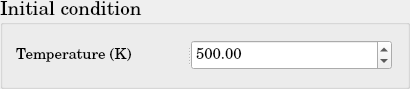
     <widget class="QGroupBox" name="DEq_InitialCondition_groupBox">
      <property name="minimumSize">
       <size>
        <width>410</width>
        <height>89</height>
       </size>
      </property>
      <property name="maximumSize">
       <size>
        <width>410</width>
        <height>89</height>
       </size>
      </property>
      <property name="font">
       <font>
        <family>Century Schoolbook L</family>
        <pointsize>14</pointsize>
        <weight>50</weight>
        <bold>false</bold>
       </font>
      </property>
      <property name="title">
       <string>Initial condition</string>
      </property>
      <layout class="QGridLayout" name="gridLayout_42">
       <item row="0" column="0">
        <widget class="QSplitter" name="splitter_11">
         <property name="minimumSize">
          <size>
           <width>378</width>
           <height>0</height>
          </size>
         </property>
         <property name="maximumSize">
          <size>
           <width>376</width>
           <height>30</height>
          </size>
         </property>
         <property name="orientation">
          <enum>Qt::Horizontal</enum>
         </property>
         <widget class="QLabel" name="DEq_SolidTmperature">
          <property name="minimumSize">
           <size>
            <width>169</width>
            <height>30</height>
           </size>
          </property>
          <property name="maximumSize">
           <size>
            <width>171</width>
            <height>31</height>
           </size>
          </property>
          <property name="font">
           <font>
            <pointsize>11</pointsize>
           </font>
          </property>
          <property name="text">
           <string>Temperature (K)</string>
          </property>
         </widget>
         <widget class="QDoubleSpinBox" name="DEq_SolidTmperature_doubleSpinBox">
          <property name="minimumSize">
           <size>
            <width>199</width>
            <height>29</height>
           </size>
          </property>
          <property name="maximumSize">
           <size>
            <width>201</width>
            <height>30</height>
           </size>
          </property>
          <property name="font">
           <font>
            <pointsize>11</pointsize>
           </font>
          </property>
          <property name="maximum">
           <double>1000000000.000000000000000</double>
          </property>
          <property name="value">
           <double>500.000000000000000</double>
          </property>
         </widget>
        </widget>
       </item>
      </layout>
     </widget>
